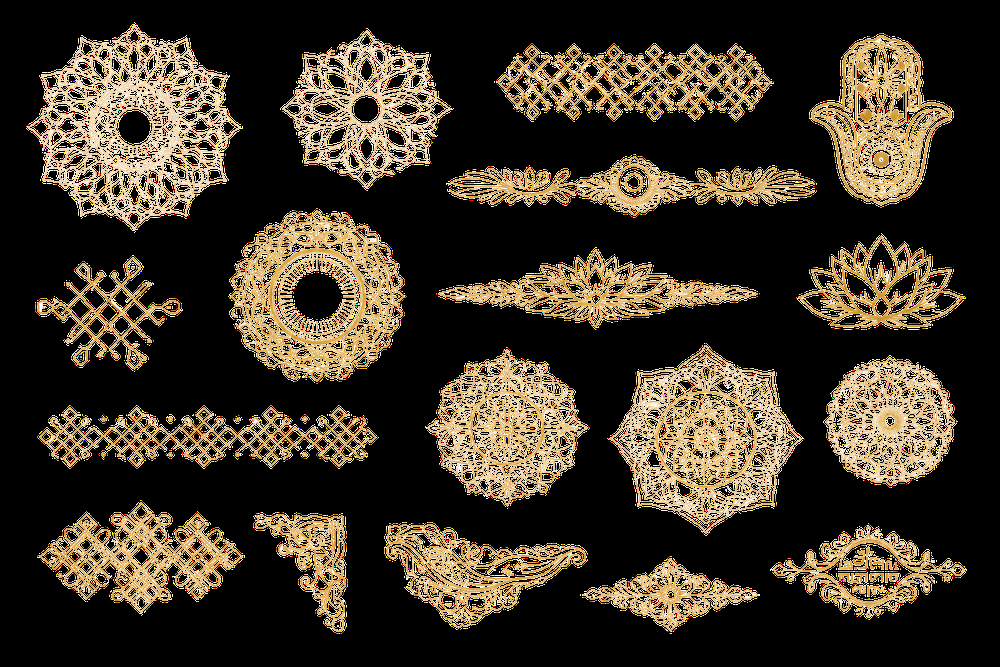
#> input picture assets/designs.png, 1000 x 667 px, shrunk from 1536 x 1024 before the run
$ python extract.py
#> lines starting #> are read from the running program, lines starting #| are printed output that depends on the picture; after the words box and inside, x2 and y2 are one past the last pixel; in counts of white or black regions, pixels touching at a corner belong together
import cv2
import numpy as np
import os

img_path = 'assets/designs.png'
img = cv2.imread(img_path)
#> img is the input picture: shape (667, 1000, 3); mean B, G, R 38.2, 53.3, 63.3

if img is None:
    print("Could not read image")
    exit(1)

gray = cv2.cvtColor(img, cv2.COLOR_BGR2GRAY)
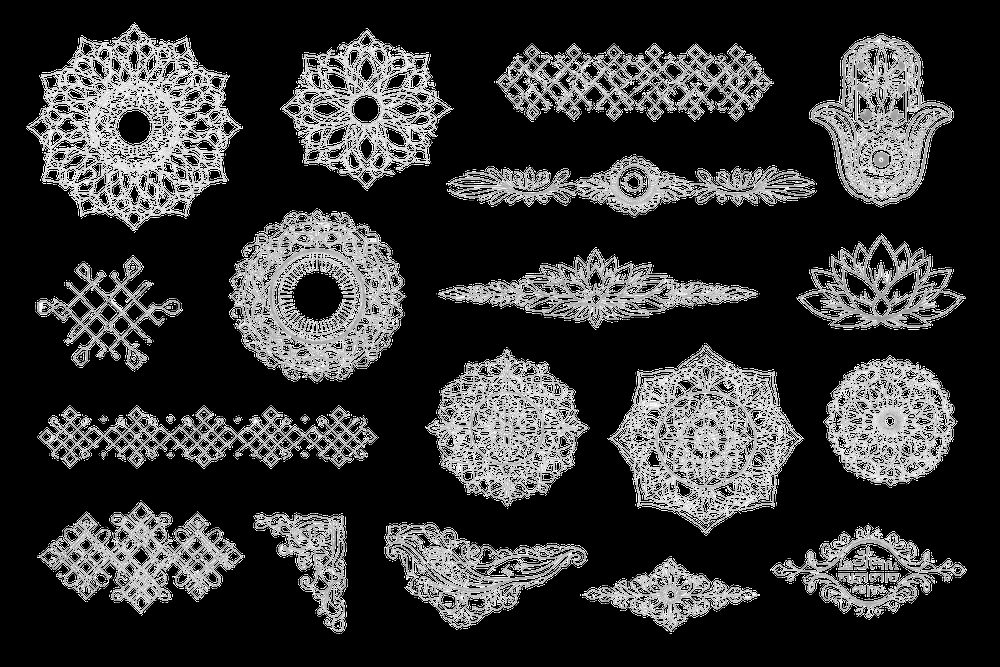
#> gray: shape (667, 1000); min 0, max 255, mean 54.6
_, thresh = cv2.threshold(gray, 200, 255, cv2.THRESH_BINARY_INV)
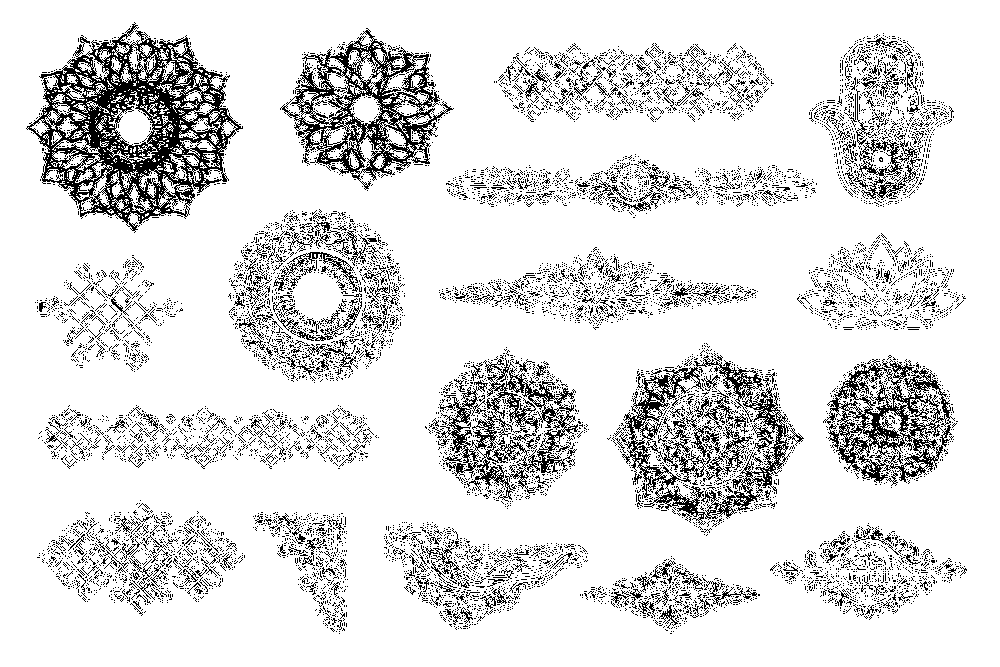
#> thresh: shape (667, 1000); 86.6% white; black in thin lines or dots, all inside (x1, y1, x2, y2) = (26, 22, 967, 634)

# morphological close to merge parts of the same drawing
kernel = np.ones((25,25), np.uint8)
closed = cv2.morphologyEx(thresh, cv2.MORPH_CLOSE, kernel)
#> closed: shape (667, 1000); every value is 255

contours, _ = cv2.findContours(closed, cv2.RETR_EXTERNAL, cv2.CHAIN_APPROX_SIMPLE)
#> contours = [[[0, 0], [0, 666], [999, 666], [999, 0]]]

idx = 1
for c in contours:
    x, y, w, h = cv2.boundingRect(c)
    if w > 80 and h > 80:
        pad = 15
        y1 = max(0, y - pad)
        y2 = min(img.shape[0], y + h + pad)
        x1 = max(0, x - pad)
        x2 = min(img.shape[1], x + w + pad)

        cropped = img[y1:y2, x1:x2]
        rgba = cv2.cvtColor(cropped, cv2.COLOR_BGR2BGRA)

        # Distance from white
        dist = np.sqrt(np.sum((rgba[:,:,:3] - [255,255,255])**2, axis=-1))
        # Fade alpha based on how close to white it is
        alpha = np.where(dist < 50, dist / 50 * 255, 255).astype(np.uint8)
        rgba[:,:,3] = alpha

        out_path = f'assets/ornament_{idx}.png'
        cv2.imwrite(out_path, rgba)
        idx += 1
#> this loop made 1 pass
#> (c, x, y, w, h, pad, y1, y2) on pass 1: ([[0, 0], [0, 666], [999, 666], [999, 0]], 0, 0, 1000, 667, 15, 0, 667)
#> pass 1, `dist = np.sqrt(np.sum((rgba[:,:,:3] - [255,255,255])**2, axis=-1))`:
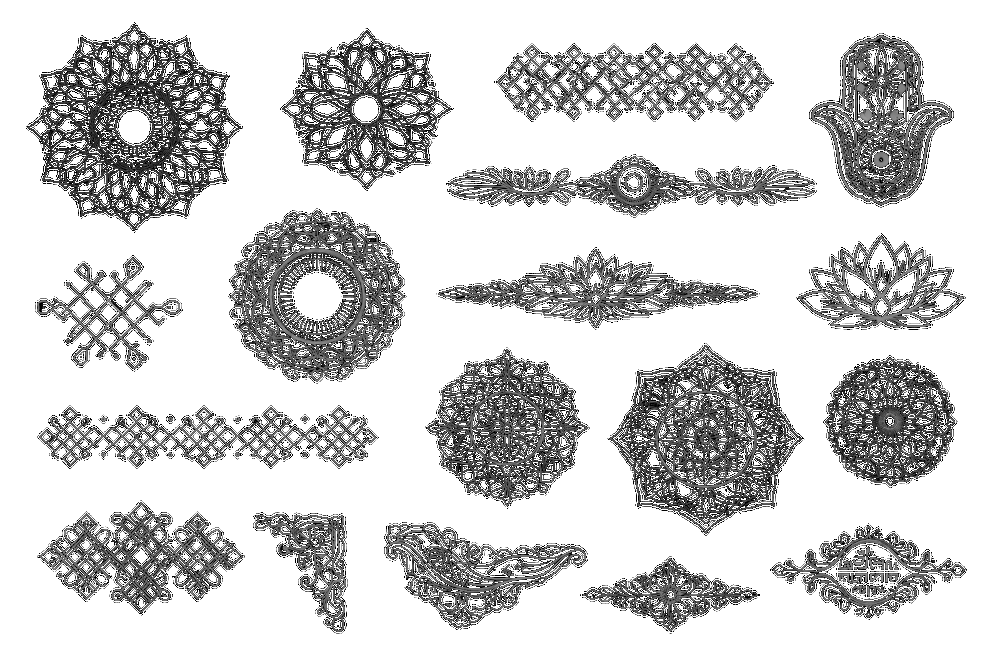
#> dist: shape (667, 1000) float64; min 0, max 441.7, mean 357.7; drawn with min black and max white
#> pass 1, `alpha = np.where(dist < 50, dist / 50 * 255, 255).astype(np.uint8)`:
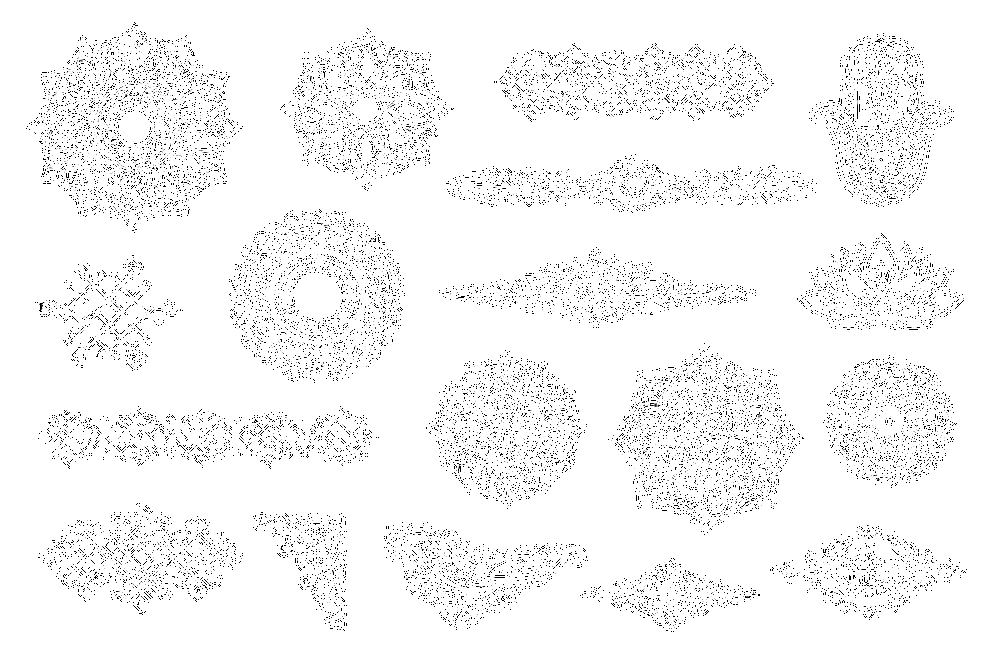
#> alpha: shape (667, 1000); min 0, max 255, mean 245.8
#> after the loop, idx = 2

print(f"Extracted {idx-1} ornaments.")
#| Extracted 1 ornaments.
